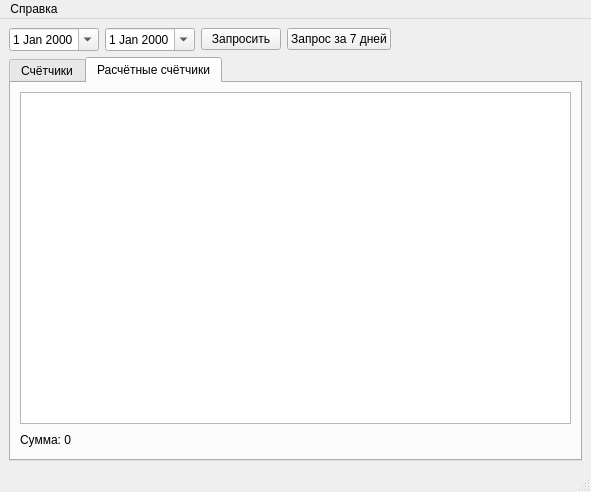
<?xml version="1.0" encoding="UTF-8"?>
<ui version="4.0">
 <class>MainWindow</class>
 <widget class="QMainWindow" name="MainWindow">
  <property name="geometry">
   <rect>
    <x>0</x>
    <y>0</y>
    <width>591</width>
    <height>492</height>
   </rect>
  </property>
  <property name="windowTitle">
   <string>Выгрузка данных</string>
  </property>
  <widget class="QWidget" name="centralwidget">
   <layout class="QGridLayout" name="gridLayout">
    <item row="0" column="0">
     <layout class="QHBoxLayout" name="horizontalLayout">
      <item>
       <widget class="QDateEdit" name="dateEdit_1">
        <property name="minimumSize">
         <size>
          <width>90</width>
          <height>0</height>
         </size>
        </property>
        <property name="calendarPopup">
         <bool>true</bool>
        </property>
       </widget>
      </item>
      <item>
       <widget class="QDateEdit" name="dateEdit_2">
        <property name="minimumSize">
         <size>
          <width>90</width>
          <height>0</height>
         </size>
        </property>
        <property name="calendarPopup">
         <bool>true</bool>
        </property>
       </widget>
      </item>
      <item>
       <widget class="QPushButton" name="pushButton_select">
        <property name="text">
         <string>Запросить</string>
        </property>
       </widget>
      </item>
      <item>
       <widget class="QPushButton" name="pushButton_select7">
        <property name="text">
         <string>Запрос за 7 дней</string>
        </property>
       </widget>
      </item>
      <item>
       <spacer name="horizontalSpacer">
        <property name="orientation">
         <enum>Qt::Horizontal</enum>
        </property>
        <property name="sizeHint" stdset="0">
         <size>
          <width>346</width>
          <height>20</height>
         </size>
        </property>
       </spacer>
      </item>
     </layout>
    </item>
    <item row="1" column="0">
     <widget class="QTabWidget" name="tabWidget">
      <property name="tabPosition">
       <enum>QTabWidget::North</enum>
      </property>
      <property name="currentIndex">
       <number>1</number>
      </property>
      <property name="elideMode">
       <enum>Qt::ElideLeft</enum>
      </property>
      <widget class="QWidget" name="tab">
       <attribute name="title">
        <string>Счётчики</string>
       </attribute>
       <layout class="QGridLayout" name="gridLayout_2">
        <item row="0" column="0" colspan="2">
         <widget class="QTableWidget" name="tableWidget">
          <property name="editTriggers">
           <set>QAbstractItemView::NoEditTriggers</set>
          </property>
         </widget>
        </item>
        <item row="1" column="0">
         <widget class="QLabel" name="label_sum1">
          <property name="text">
           <string>Сумма: 0</string>
          </property>
         </widget>
        </item>
        <item row="1" column="1">
         <spacer name="horizontalSpacer_3">
          <property name="orientation">
           <enum>Qt::Horizontal</enum>
          </property>
          <property name="sizeHint" stdset="0">
           <size>
            <width>494</width>
            <height>20</height>
           </size>
          </property>
         </spacer>
        </item>
       </layout>
      </widget>
      <widget class="QWidget" name="tab_2">
       <attribute name="title">
        <string>Расчётные счётчики</string>
       </attribute>
       <layout class="QGridLayout" name="gridLayout_3">
        <item row="0" column="0" colspan="2">
         <widget class="QTableWidget" name="tableWidget_2">
          <property name="editTriggers">
           <set>QAbstractItemView::NoEditTriggers</set>
          </property>
         </widget>
        </item>
        <item row="1" column="0">
         <widget class="QLabel" name="label_sum2">
          <property name="text">
           <string>Сумма: 0</string>
          </property>
         </widget>
        </item>
        <item row="1" column="1">
         <spacer name="horizontalSpacer_2">
          <property name="orientation">
           <enum>Qt::Horizontal</enum>
          </property>
          <property name="sizeHint" stdset="0">
           <size>
            <width>494</width>
            <height>20</height>
           </size>
          </property>
         </spacer>
        </item>
       </layout>
      </widget>
     </widget>
    </item>
   </layout>
  </widget>
  <widget class="QMenuBar" name="menubar">
   <property name="geometry">
    <rect>
     <x>0</x>
     <y>0</y>
     <width>591</width>
     <height>21</height>
    </rect>
   </property>
   <widget class="QMenu" name="menu">
    <property name="title">
     <string>Справка</string>
    </property>
    <addaction name="action"/>
   </widget>
   <addaction name="menu"/>
  </widget>
  <widget class="QStatusBar" name="statusbar"/>
  <action name="action">
   <property name="text">
    <string>О программе..</string>
   </property>
  </action>
 </widget>
 <resources/>
 <connections/>
</ui>
